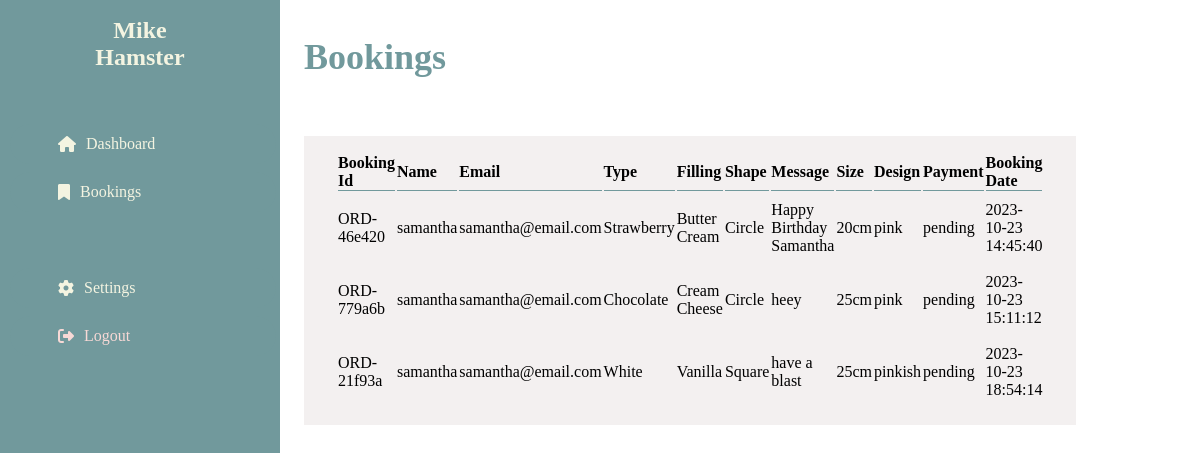
The app's page /employee/home.php?bookings (signed in) with its own data.
### tables this page shows
CREATE TABLE `bookings` (
  `id` int(11) NOT NULL,
  `booking_id` varchar(100) NOT NULL,
  `_name` varchar(100) NOT NULL,
  `email` varchar(100) NOT NULL,
  `cake_type` varchar(50) NOT NULL,
  `cake_filling` varchar(50) NOT NULL,
  `cake_shape` varchar(50) NOT NULL,
  `_message` varchar(100) NOT NULL,
  `cake_size` varchar(50) NOT NULL,
  `cake_design` longtext NOT NULL,
  `created` timestamp NOT NULL DEFAULT current_timestamp() ON UPDATE current_timestamp(),
  `payment_status` enum('paid','pending') DEFAULT 'pending',
  `amount` int(6) NOT NULL
);

### admin/bookings.php (the view)
<div class="customer-admin-page scroll">
<form>
            <table>
                <thead>
                    <tr>
                        <th>Booking Id</th>
                        <th>Name</th>
                        <th>Email</th>
                        <th>Type</th>
                        <th>Filling</th>
                        <th>Shape</th>
                        <th>Message</th>
                        <th>Size</th>
                        <th>Design</th>
                        <th>Payment</th>
                        <th>Booking Date</th>
                    </tr>
                </thead>
                <tbody>
                    <?php foreach ($bookings as $booking): ?>
                    <tr>
                        <td><?=$booking['booking_id']?></td>
                        <td><?=$booking['_name']?></td>
                        <td><?=$booking['email']?></td>
                        <td><?=$booking['cake_type']?></td>
                        <td><?=$booking['cake_filling']?></td>
                        <td><?=$booking['cake_shape']?></td>
                        <td><?=$booking['_message']?></td>
                        <td><?=$booking['cake_size']?></td>
                        <td><?=$booking['cake_design']?></td>
                        <td><?=$booking['payment_status']?></td>
                        <td><?=$booking['created']?></td>
                    </tr>
                    <?php endforeach; ?>
                </tbody>
            </table>
        </form>
</div>

### assets/styles/style.css (style rules this page uses)
* { padding: 0; margin: 0; box-sizing: border-box; text-rendering: optimizeLegibility; font-family: 'nunito'; }
:root { --pale-pink: #FF007F; --lavender: #F8D9D6; --creamy-yellow: #F4F4E1; --mint-green: #FEFFF6; --sky: #f3f0f0; --chocolate-brown: #71999c; --chocolate-red: #2a5c63; }
html { scroll-behavior: smooth; }
body { position: relative; }
.customer-admin-page form table { width: 70%; text-align: left; margin-top: 3rem; background: var(--sky); padding: 1rem 2rem; height: auto; }
.customer-admin-page form table tr { height: 35px; width: 100%; }
.customer-admin-page form table tr th { font-size: 16px; margin-bottom: 2rem; width: 15rem; border-bottom: 1px solid var(--chocolate-brown); }
.customer-admin-page form table tr th:nth-child(2) { border-bottom: 1px solid var(--chocolate-brown); }
.customer-admin-page form table tr th:nth-child(3) { border-bottom: 1px solid var(--chocolate-brown); }
.customer-admin-page form table tr th:nth-child(4) { border-bottom: 1px solid var(--chocolate-brown); }
.customer-admin-page form table tr td { height: 35px; padding: .5rem 0; }

### records on screen
bookings: booking "ORD-46e420", _name "samantha", email "samantha@email.com", cake_type "Strawberry", cake_filling "Butter Cream", cake_shape "Circle", _message "Happy Birthday Samantha", cake_size "20cm", cake_design "pink", payment_status "pending", created "2023-10-23 14:45:40"
bookings: booking "ORD-779a6b", _name "samantha", email "samantha@email.com", cake_type "Chocolate", cake_filling "Cream Cheese", cake_shape "Circle", _message "heey", cake_size "25cm", cake_design "pink", payment_status "pending", created "2023-10-23 15:11:12"
bookings: booking "ORD-21f93a", _name "samantha", email "samantha@email.com", cake_type "White", cake_filling "Vanilla", cake_shape "Square", _message "have a blast", cake_size "25cm", cake_design "pinkish", payment_status "pending", created "2023-10-23 18:54:14"

### other values on screen
$_SESSION["employee_name"] "Mike Hamster"
